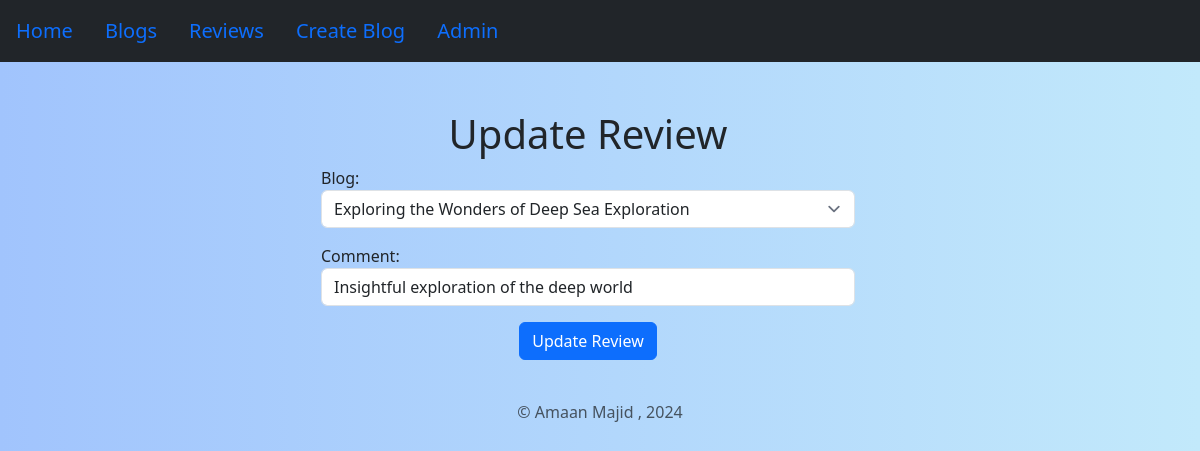
Page /blog/reviews/update/3/ on the earlier database version.
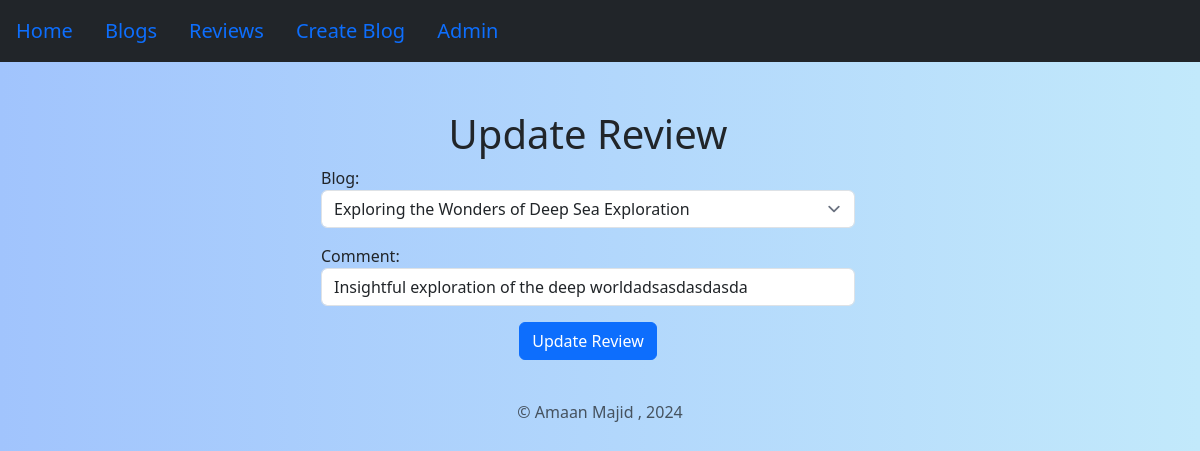
Same page on the later database version.
### blog/models.py (models this page shows, shortened)
class blogReviews(models.Model):
    blog=models.ForeignKey(blogPosts,on_delete=models.CASCADE,related_name='reviews')
    comment=models.TextField()
    date_added=models.DateTimeField(default=timezone.now)

### blog/views.py (the view)
# urls.py: path('reviews/update/<int:id>/',views.update_review,name='update_review')
def update_review(request,id):
    if request.method=="POST":
        review=blogReviews.objects.get(pk=id)
        form=UpdateReviewForm(request.POST,instance=review)
        if form.is_valid():
            form.save()
            return redirect('/blog/reviews')
    else:
        review=blogReviews.objects.get(pk=id)
        form=AddReviewForm(instance=review)
    return render(request,'update_review.html',{'form':form})

### blog/forms.py
class AddReviewForm(forms.ModelForm):
    blog = forms.ModelChoiceField(
        queryset=blogPosts.objects.all(),
        widget=forms.Select(attrs={'class': 'form-control'})
    )
    class Meta:
        model=blogReviews
        fields=['blog','comment']
        widgets={
            'comment':forms.TextInput(attrs={'class':'form-control'}),
        }

### blog/models.py (called while the page is built)
    def __str__(self):
        return self.title

### blog/templates/update_review.html (shortened to what this page needs)
 {% extends "layout.html" %}
    {% block content %}
    <div class="row w-100">
        <div class="col-md-6 offset-md-3">
            <h1 class="text-center">Update Review</h1>
            <form action="" method="POST">
                {{form.as_p}}
                <div class="d-flex justify-content-center">
                <button type="submit" class="btn btn-primary align-center" value="Update Review">Update Review</button>
                </div>
            </form>
        </div>
    </div>
    {% endblock %}

Differences in the rows shown:
changed blogReviews "Exploring the Wonders of Deep Sea Exploration": comment "Insightful exploration of the deep world" → "Insightful exploration of the deep worldadsasdasdasda"
